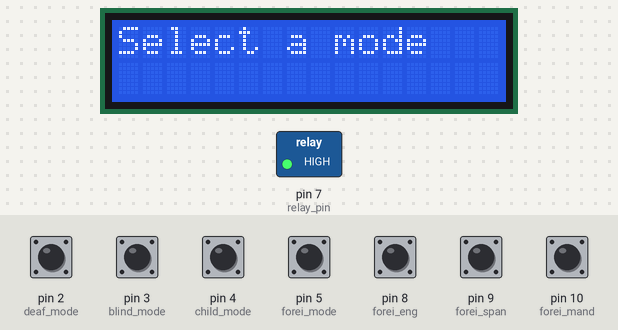
Recording of a program running on a simulated Arduino Uno, built with avr-gcc and run on an emulated ATmega328P. Parts: 16×2 character LCD, switched loads named in the program (green lamp = pin HIGH). Inputs (shaded band) come from the test bench; at power-on: pin 2 (deaf_mode), pin 3 (blind_mode), pin 4 (child_mode), pin 5 (forei_mode), pin 8 (forei_eng), pin 9 (forei_span), pin 10 (forei_mand) HIGH. What the program prints to the serial monitor is not drawn.

Above: at 1.2 s.
1.3 s: pin 2 (deaf_mode) pulled LOW for 0.15 s
At 2.5 s:
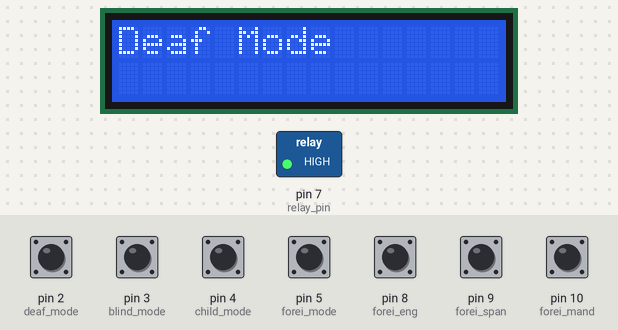
3.2 s: pin 3 (blind_mode) pulled LOW for 1 s
At 3.9 s:
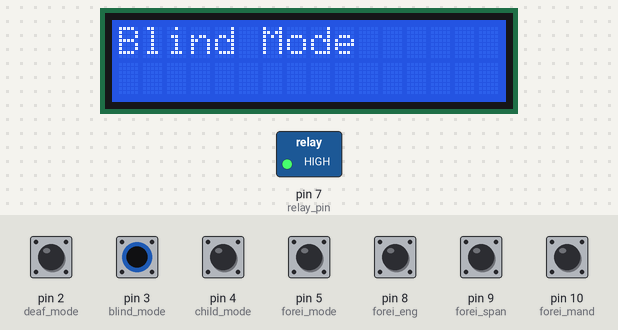
5.7 s: pin 4 (child_mode) pulled LOW for 0.15 s
At 6.2 s:
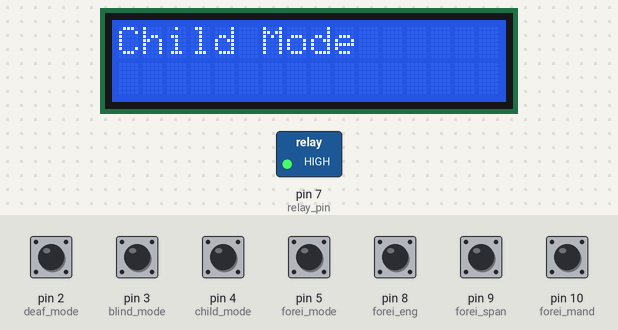
7.3 s: pin 5 (forei_mode) pulled LOW for 0.15 s
At 7.7 s:
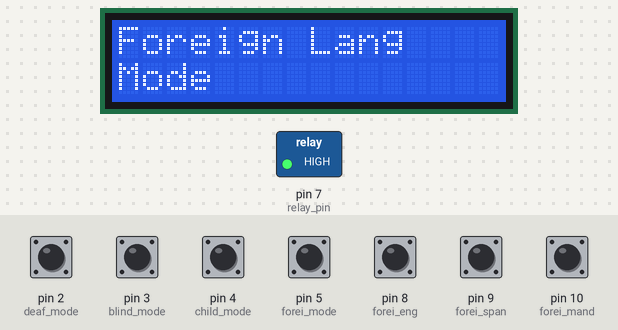
8.9 s: pin 8 (forei_eng) pulled LOW for 0.15 s
At 9.8 s:
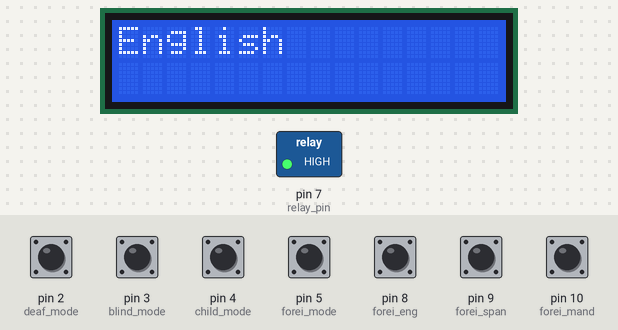
10.5 s: pin 9 (forei_span) pulled LOW for 0.15 s
At 11.0 s:
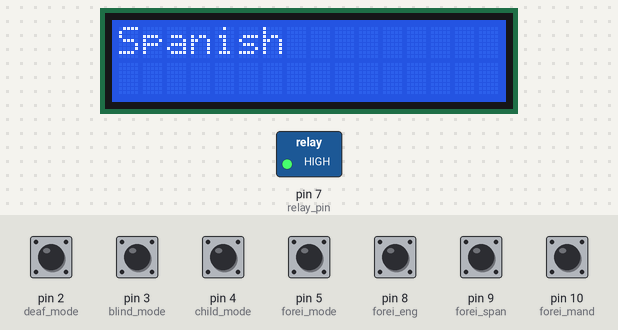
Timing chart, 0 to 13.1 s (numbered marks = the images above; inputs shaded):
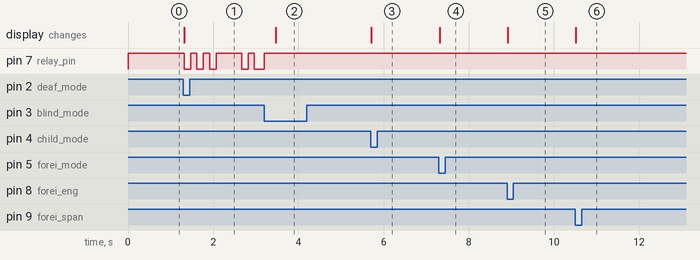

The program:

main.cpp
```cpp
#include <Arduino.h>
#include <LiquidCrystal_I2C.h>

#include  <Wire.h>
#define deaf_mode 2
#define blind_mode 3
#define child_mode 4
#define forei_mode 5

#define forei_eng 8
#define forei_span 9
#define forei_mand 10

#define relay_pin 7

LiquidCrystal_I2C lcd(0x27,  16, 2);

#define UNIT 150

const char* morseTable[] = {
  ".-",   // A
  "-...", // B
  "-.-.", // C
  "-..",  // D
  ".",    // E
  "..-.", // F
  "--.",  // G
  "....", // H
  "..",   // I
  ".---", // J
  "-.-",  // K
  ".-..", // L
  "--",   // M
  "-.",   // N
  "---",  // O
  ".--.", // P
  "--.-", // Q
  ".-.",  // R
  "...",  // S
  "-",    // T
  "..-",  // U
  "...-", // V
  ".--",  // W
  "-..-", // X
  "-.--", // Y
  "--.."  // Z
};

int lastState = -1;
bool anyPressed = false;
bool foreignGate = false;
bool deafWasPressed = false;  // edge-detect deaf so Morse plays once per press, not while held

bool otherButtonPressed() {
  return digitalRead(blind_mode) == LOW ||
         digitalRead(child_mode) == LOW ||
         digitalRead(forei_mode) == LOW ||
         digitalRead(forei_eng)  == LOW ||
         digitalRead(forei_span) == LOW ||
         digitalRead(forei_mand) == LOW;
}

// Waits ms milliseconds, but returns true early if another button is pressed
bool interruptibleDelay(unsigned long ms) {
  unsigned long start = millis();
  while (millis() - start < ms) {
    if (otherButtonPressed()) return true;
  }
  return false;
}

// Each returns true if interrupted by another button press
bool dot() {
  digitalWrite(relay_pin, LOW);
  if (interruptibleDelay(UNIT))     { digitalWrite(relay_pin, HIGH); return true; }
  digitalWrite(relay_pin, HIGH);
  return interruptibleDelay(UNIT);
}

bool dash() {
  digitalWrite(relay_pin, LOW);
  if (interruptibleDelay(UNIT * 3)) { digitalWrite(relay_pin, HIGH); return true; }
  digitalWrite(relay_pin, HIGH);
  return interruptibleDelay(UNIT);
}

bool playMorse(const char* text) {
  for (int i = 0; text[i] != '\0'; i++) {
    char c = toupper(text[i]);
    if (c == ' ') {
      if (interruptibleDelay(UNIT * 7)) return true;
      continue;
    }
    if (c < 'A' || c > 'Z') continue;
    const char* pattern = morseTable[c - 'A'];
    for (int j = 0; pattern[j] != '\0'; j++) {
      if (pattern[j] == '.') { if (dot())  return true; }
      else                   { if (dash()) return true; }
    }
    if (interruptibleDelay(UNIT * 3)) return true;
  }
  return false;
}

void displayMessage(int state) {
  if (state == lastState) return;
  lastState = state;

  lcd.clear();
  lcd.setCursor(0, 0);

  switch (state) {
    case 0: lcd.print("Deaf Mode"); break;
    case 1: lcd.print("Blind Mode"); break;
    case 2: lcd.print("Child Mode"); break;
    case 3:
      lcd.print("Foreign Lang");
      lcd.setCursor(0, 1);
      lcd.print("Mode");
      break;
    case 4: lcd.print("English"); break;
    case 5: lcd.print("Spanish"); break;
    case 6: lcd.print("Mandarin"); break;
    case 7: lcd.print("Select a mode"); break;
  }
}

void setup() {
  Serial.begin(9600);

  pinMode(deaf_mode, INPUT_PULLUP);
  pinMode(blind_mode, INPUT_PULLUP);
  pinMode(child_mode, INPUT_PULLUP);
  pinMode(forei_mode, INPUT_PULLUP);

  pinMode(forei_eng, INPUT_PULLUP);
  pinMode(forei_span, INPUT_PULLUP);
  pinMode(forei_mand, INPUT_PULLUP);

  pinMode(relay_pin, OUTPUT);
  digitalWrite(relay_pin, HIGH);

  lcd.init();
  lcd.clear();
  lcd.backlight();
  displayMessage(7);
}

void loop() {
  if (digitalRead(deaf_mode) == LOW && !deafWasPressed) {
    deafWasPressed = true;
    foreignGate = false;
    displayMessage(0);
    Serial.println("STOP");
    Serial.flush();  // wait for TX to finish before relay starts — prevents noise corrupting serial
    anyPressed = true;
    playMorse("Sarswela");
    digitalWrite(relay_pin, HIGH);
    delay(250);
  }
  else if (digitalRead(blind_mode) == LOW) {
    foreignGate = false;
    displayMessage(1);
    Serial.println("PLAY:blind");
    anyPressed = true;
    delay(250);
  }
  else if (digitalRead(child_mode) == LOW) {
    foreignGate = false;
    displayMessage(2);
    Serial.println("PLAY:child");
    anyPressed = true;
    delay(250);
  }
  else if (digitalRead(forei_mode) == LOW) {
    foreignGate = true;
    displayMessage(3);
    Serial.println("STOP");
    anyPressed = true;
    delay(250);
  }
  else if (digitalRead(forei_eng) == LOW && foreignGate) {
    displayMessage(4);
    Serial.println("PLAY:english");
    anyPressed = true;
    delay(250);
  }
  else if (digitalRead(forei_span) == LOW && foreignGate) {
    displayMessage(5);
    Serial.println("PLAY:spanish");
    anyPressed = true;
    delay(250);
  }
  else if (digitalRead(forei_mand) == LOW && foreignGate) {
    displayMessage(6);
    Serial.println("PLAY:mandarin");
    anyPressed = true;
    delay(250);
  }
  else if (!anyPressed) {
    displayMessage(7);
  }

  if (digitalRead(deaf_mode) == HIGH) deafWasPressed = false;  // re-arm on release
}
```

Measured:
- after the input at 1.3 s, pin 7 (relay_pin): HIGH → LOW at once, → HIGH 0.15 s later, → LOW 0.15 s later, → HIGH 0.15 s later, … (9 changes in this stretch); the display: changes at once (image 1)
- after the input at 3.2 s, the display: changes after 0.26 s (image 2)
- after the input at 5.7 s, the display: changes at once (image 3)
- after the input at 7.3 s, the display: changes at once (image 4)
- after the input at 8.9 s, the display: changes at once (image 5)
- after the input at 10.5 s, the display: changes at once (image 6)
